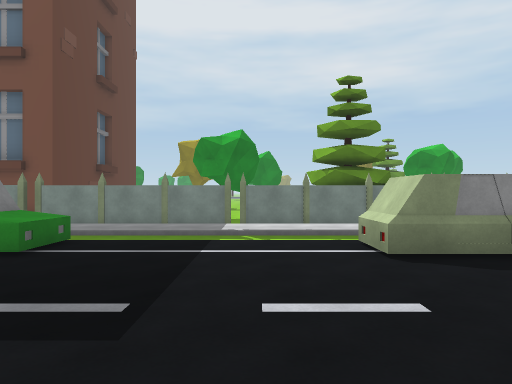
[1] (above)

24 first-person views from a walk through a Unity game level. The camera is 1.5 m above the floor, looks level and sees 70° across. The floor is counted in squares, 2 m on a side. Each view is taken from the middle of a square. On the plan, view 1 faces up. The plan holds only what a view shows up to about 11 squares ahead; the rest is blank. The place goes on beyond the plan.

[2]
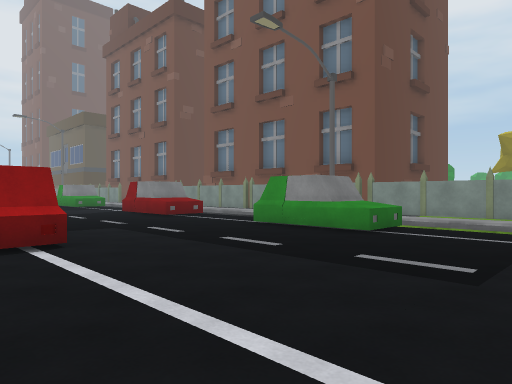

[3]
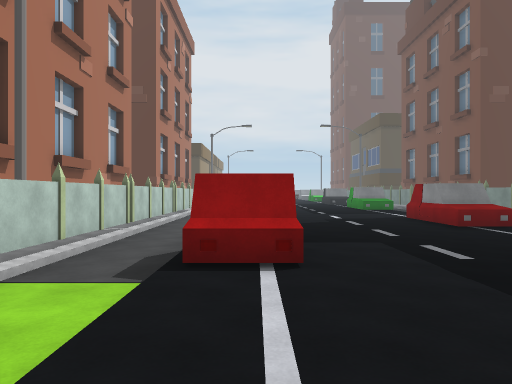

[4]
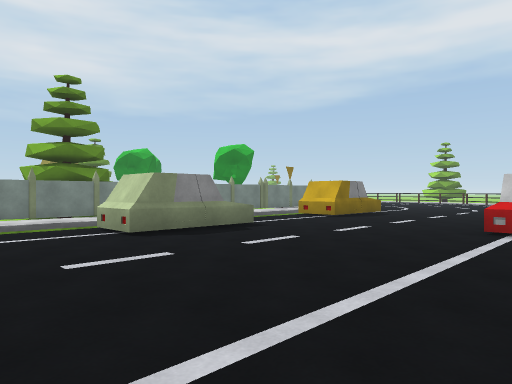

[5]
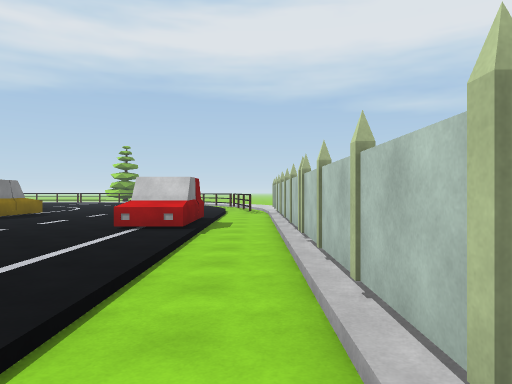

[6]
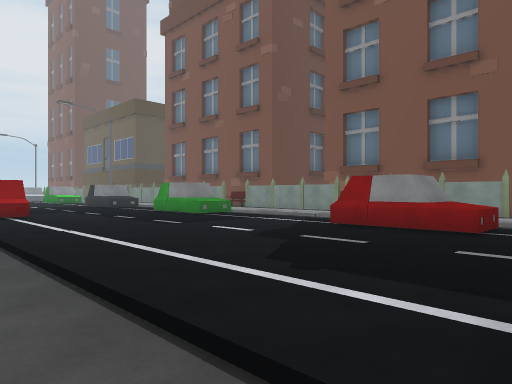

[7]
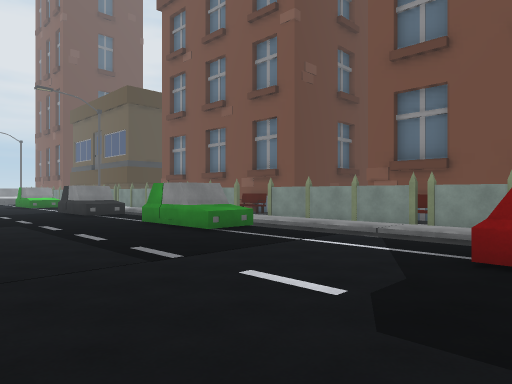

[8]
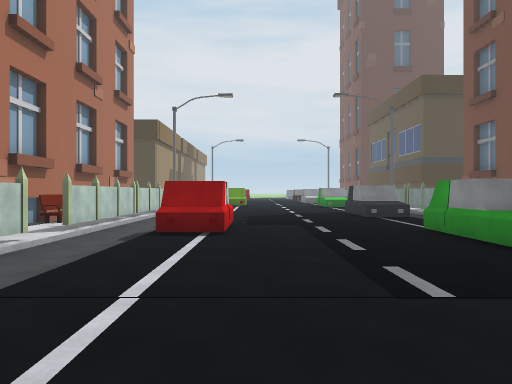

[9]
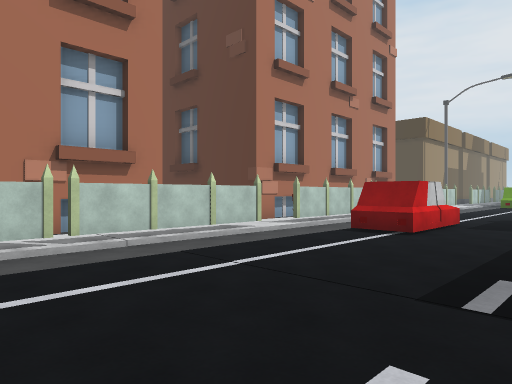

[10]
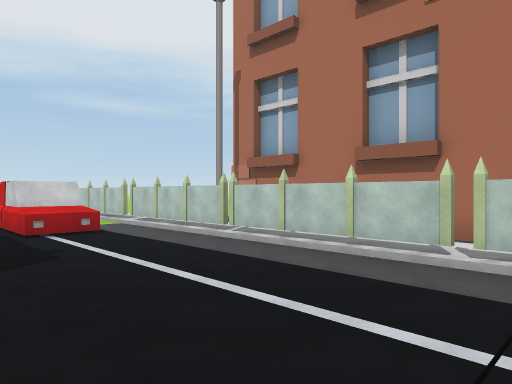

[11]
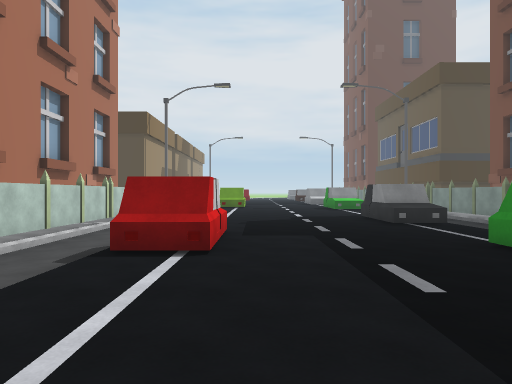

[12]
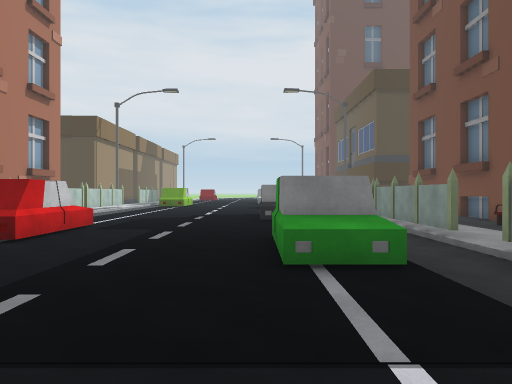

[13]
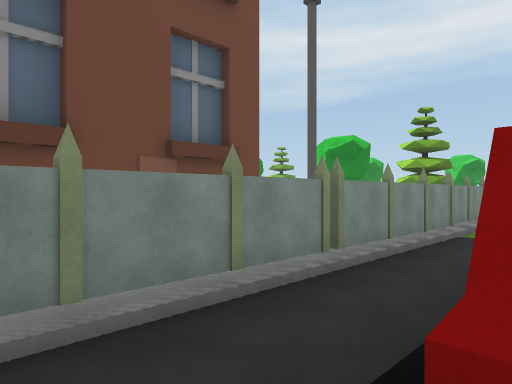

[14]
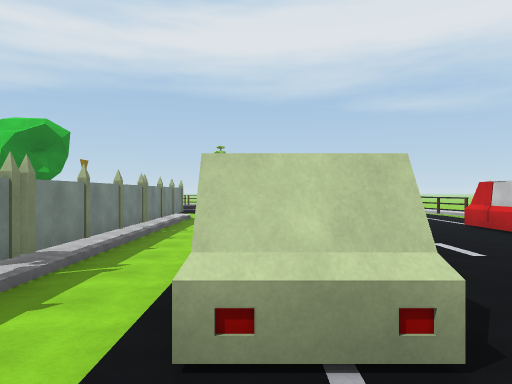

[15]
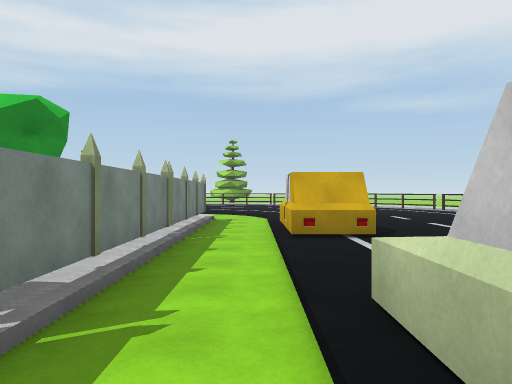

[16]
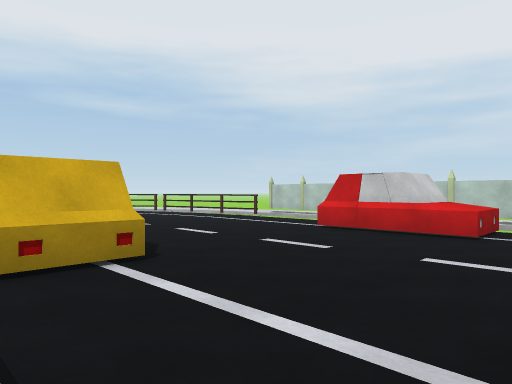

[17]
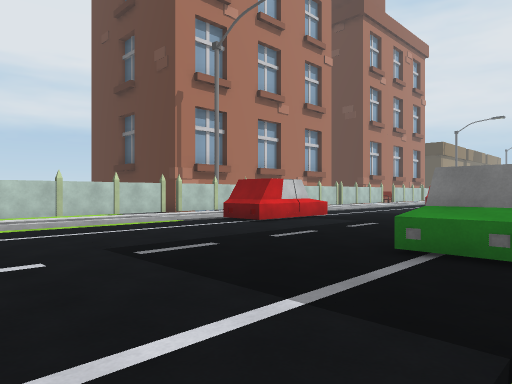

[18]
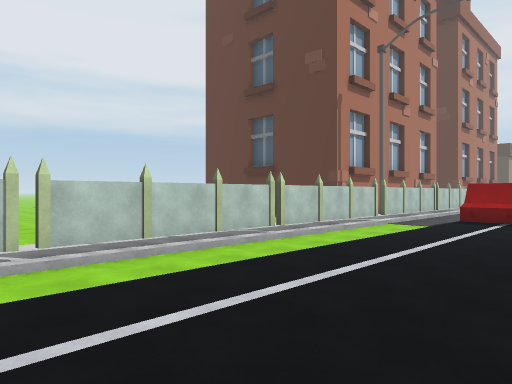

[19]
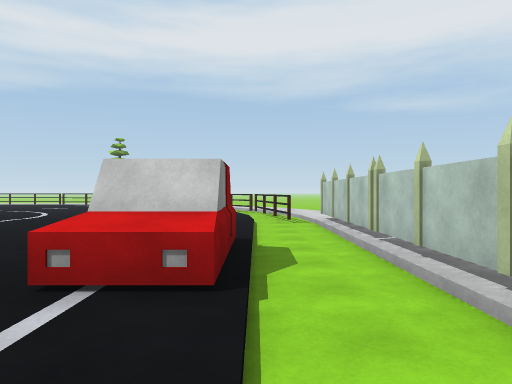

[20]
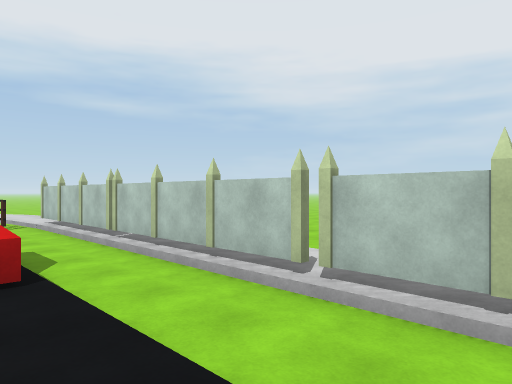

[21]
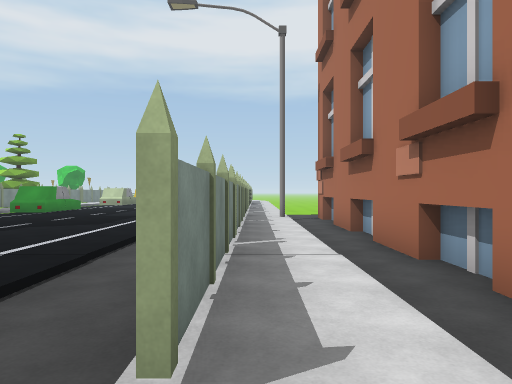

[22]
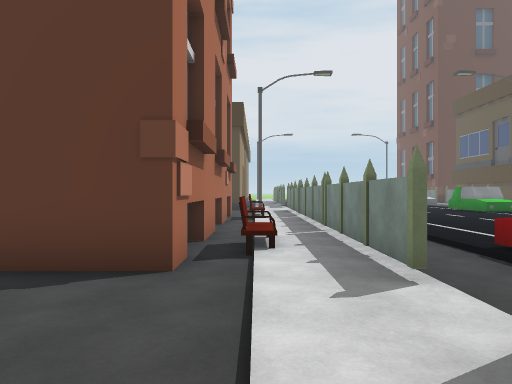

[23]
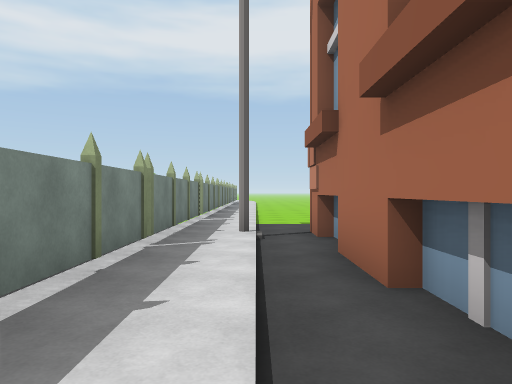

[24]
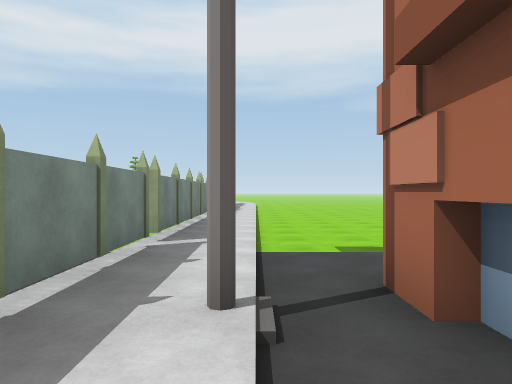

### Floor plan
Key: @ floor where view 1 was taken; # wall or solid block; x gap in a wall; . main floor; - floor 0.25 m lower than the main floor; / step, stairs or slope; = window, fence, low wall or low ledge; ^ raised ledge; H house; T tree; I thing the floor can be seen under or through; B bench; O other object.
Columns run from 23 left of view 1 to 12 right of it. Each row starts with its distance up from view 1.
 11 ##H      #    ###   --   TT
 10 --OO     O          --  TTTT
  9   ---              ---  --T
  8  ..................................
  7 #/###//IIIxIIIIIIIIIIIIxIIIIIII####/
  6 ---  ------------   ----------------
  5  #...##^....##^...##^....##^...##...
  4 ##..........##^..........##^........
  3 ....................................
  2 ....................................
  1 ....................................
  0 ...^##..........^##....@.....=#/....
 -1  ///////////////////////////////////
 -2  ----------------------------------O
 -3 #####..###x###x####x###x###.###.####
 -4  .BB////////////////////// ///
 -5 ###HH---#H##H##HHH--------- --
 -6     #--            --------

Where each view was taken, in squares from view 1:
view 1: 0 up, 0 right, facing up
view 2: 1 down, 0 right, facing up-left
view 3: 0 up, 1 left, facing left
view 4: 1 down, 1 left, facing up-right
view 5: 2 down, 1 left, facing right
view 6: 2 down, 7 left, facing up-left
view 7: 0 up, 10 left, facing up-left
view 8: 1 up, 11 left, facing left
view 9: 3 up, 11 left, facing down-left
view 10: 2 up, 14 left, facing down-right
view 11: 1 up, 13 left, facing left
view 12: 4 up, 12 left, facing left
view 13: 5 up, 12 left, facing up-right
view 14: 5 up, 0 right, facing right
view 15: 6 up, 2 right, facing right
view 16: 6 up, 4 right, facing down-right
view 17: 6 up, 1 right, facing down-left
view 18: 2 up, 5 right, facing down-left
view 19: 1 down, 3 right, facing right
view 20: 0 up, 2 right, facing down-right
view 21: 3 down, 18 left, facing right
view 22: 4 down, 15 left, facing left
view 23: 4 down, 13 left, facing right
view 24: 4 down, 9 left, facing right
